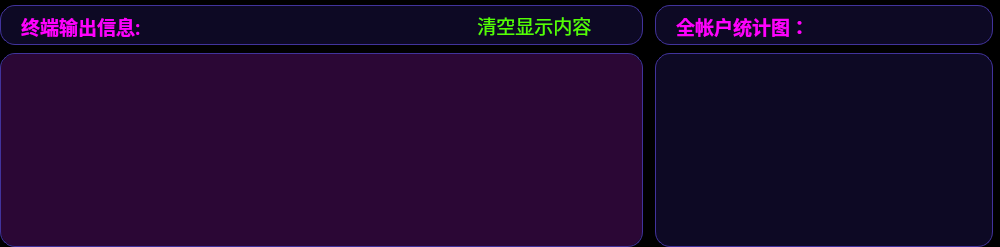
                     <widget class="QFrame" name="frame_2">
                      <property name="minimumSize">
                       <size>
                        <width>1000</width>
                        <height>0</height>
                       </size>
                      </property>
                      <property name="styleSheet">
                       <string notr="true">background-color: rgb(0, 0, 0);
border-radius: 20px;</string>
                      </property>
                      <property name="frameShape">
                       <enum>QFrame::StyledPanel</enum>
                      </property>
                      <property name="frameShadow">
                       <enum>QFrame::Raised</enum>
                      </property>
                      <property name="midLineWidth">
                       <number>-1</number>
                      </property>
                      <layout class="QHBoxLayout" name="horizontalLayout_11">
                       <property name="spacing">
                        <number>2</number>
                       </property>
                       <property name="leftMargin">
                        <number>0</number>
                       </property>
                       <property name="topMargin">
                        <number>5</number>
                       </property>
                       <property name="rightMargin">
                        <number>0</number>
                       </property>
                       <property name="bottomMargin">
                        <number>0</number>
                       </property>
                       <item>
                        <widget class="QFrame" name="frame_19">
                         <property name="sizePolicy">
                          <sizepolicy hsizetype="Expanding" vsizetype="Expanding">
                           <horstretch>0</horstretch>
                           <verstretch>0</verstretch>
                          </sizepolicy>
                         </property>
                         <property name="minimumSize">
                          <size>
                           <width>0</width>
                           <height>0</height>
                          </size>
                         </property>
                         <property name="styleSheet">
                          <string notr="true">background-color: rgb(0, 0, 0);</string>
                         </property>
                         <property name="frameShape">
                          <enum>QFrame::StyledPanel</enum>
                         </property>
                         <property name="frameShadow">
                          <enum>QFrame::Raised</enum>
                         </property>
                         <layout class="QVBoxLayout" name="verticalLayout_17">
                          <property name="spacing">
                           <number>8</number>
                          </property>
                          <property name="leftMargin">
                           <number>0</number>
                          </property>
                          <property name="topMargin">
                           <number>0</number>
                          </property>
                          <property name="rightMargin">
                           <number>5</number>
                          </property>
                          <property name="bottomMargin">
                           <number>0</number>
                          </property>
                          <item>
                           <widget class="QFrame" name="frame_21">
                            <property name="minimumSize">
                             <size>
                              <width>0</width>
                              <height>40</height>
                             </size>
                            </property>
                            <property name="maximumSize">
                             <size>
                              <width>16777215</width>
                              <height>40</height>
                             </size>
                            </property>
                            <property name="styleSheet">
                             <string notr="true">QFrame {
	background-color: rgb(13, 9, 36);
	border: 1px solid rgb(65, 51, 156);
	border-radius: 15px;
}
QFrame:hover {
	border: 2px solid rgb(255, 85, 0);
}</string>
                            </property>
                            <property name="frameShape">
                             <enum>QFrame::StyledPanel</enum>
                            </property>
                            <property name="frameShadow">
                             <enum>QFrame::Raised</enum>
                            </property>
                            <layout class="QHBoxLayout" name="horizontalLayout_10">
                             <property name="spacing">
                              <number>0</number>
                             </property>
                             <property name="leftMargin">
                              <number>20</number>
                             </property>
                             <property name="topMargin">
                              <number>0</number>
                             </property>
                             <property name="rightMargin">
                              <number>20</number>
                             </property>
                             <property name="bottomMargin">
                              <number>0</number>
                             </property>
                             <item alignment="Qt::AlignLeft">
                              <widget class="QLabel" name="label_23">
                               <property name="minimumSize">
                                <size>
                                 <width>0</width>
                                 <height>40</height>
                                </size>
                               </property>
                               <property name="maximumSize">
                                <size>
                                 <width>200</width>
                                 <height>16777215</height>
                                </size>
                               </property>
                               <property name="font">
                                <font>
                                 <family>等线</family>
                                 <pointsize>14</pointsize>
                                 <italic>false</italic>
                                 <bold>true</bold>
                                </font>
                               </property>
                               <property name="styleSheet">
                                <string notr="true">QFrame {
	background-color: rgba(30, 30, 40, 0);
	border: none;
	border-radius: 15px;
	color: rgb(255, 0, 255);
	font: 700 14pt &quot;等线&quot;;
}
</string>
                               </property>
                               <property name="text">
                                <string>终端输出信息:</string>
                               </property>
                               <property name="alignment">
                                <set>Qt::AlignLeading|Qt::AlignLeft|Qt::AlignVCenter</set>
                               </property>
                              </widget>
                             </item>
                             <item>
                              <widget class="QPushButton" name="Btn_cleartext">
                               <property name="minimumSize">
                                <size>
                                 <width>180</width>
                                 <height>30</height>
                                </size>
                               </property>
                               <property name="maximumSize">
                                <size>
                                 <width>180</width>
                                 <height>30</height>
                                </size>
                               </property>
                               <property name="font">
                                <font>
                                 <family>等线</family>
                                 <pointsize>14</pointsize>
                                 <italic>false</italic>
                                 <bold>false</bold>
                                </font>
                               </property>
                               <property name="styleSheet">
                                <string notr="true">QPushButton {
	border: none;
	background-color: rgba(40, 40, 70, 0);
	color: rgb(85, 255, 0);
	
	font: 14pt &quot;等线&quot;;
	border-radius: 13px;
}

QPushButton:hover {
	border-left: 3px solid rgb(255, 85, 0);
	border-right: 3px solid rgb(255, 85, 0);
}

QPushButton:pressed {
	background-color: rgb(25, 25, 25);
}</string>
                               </property>
                               <property name="text">
                                <string> 清空显示内容</string>
                               </property>
                               <property name="icon">
                                <iconset resource="resource.qrc">
                                 <normaloff>:/图标/icons/清屏.svg</normaloff>:/图标/icons/清屏.svg</iconset>
                               </property>
                               <property name="iconSize">
                                <size>
                                 <width>30</width>
                                 <height>30</height>
                                </size>
                               </property>
                              </widget>
                             </item>
                            </layout>
                           </widget>
                          </item>
                          <item>
                           <widget class="QFrame" name="frame_22">
                            <property name="styleSheet">
                             <string notr="true">QFrame {
	background-color: rgb(13, 9, 36);
	border-radius: 15px;
	border: 1px solid rgb(65, 51, 156);
}
QFrame:hover {
	border: 2px solid rgb(255, 85, 0);
}</string>
                            </property>
                            <property name="frameShape">
                             <enum>QFrame::StyledPanel</enum>
                            </property>
                            <property name="frameShadow">
                             <enum>QFrame::Raised</enum>
                            </property>
                            <layout class="QHBoxLayout" name="horizontalLayout_12">
                             <property name="spacing">
                              <number>0</number>
                             </property>
                             <property name="leftMargin">
                              <number>0</number>
                             </property>
                             <property name="topMargin">
                              <number>0</number>
                             </property>
                             <property name="rightMargin">
                              <number>0</number>
                             </property>
                             <property name="bottomMargin">
                              <number>0</number>
                             </property>
                             <item>
                              <widget class="QTextBrowser" name="textBrowser_terminal">
                               <property name="styleSheet">
                                <string notr="true">QTextBrowser{
background-color: rgba(170, 0, 120, 50);
color: rgb(255, 255, 255);
border-radius: 15px;
font: 12pt &quot;等线&quot;;
/*padding-left: 20px;
padding-right: 20px;*/
padding: 5px 5px 5px 20px;
border: none;
}
QScrollBar:horizontal {
    border: none;
    background: rgb(52, 59, 72);
    height: 8px;
    margin: 0px 20px 0 20px;
	border-radius: 3px;
}
QScrollBar::handle:horizontal {
    background:rgba(249, 83, 255, 170);
    min-width: 30px;
	border-radius: 3px
}
/*
滑块悬浮，按下*/
QScrollBar::handle:hover:horizontal,QScrollBar::handle:pressed:horizontal{
background:rgb(150, 0, 150);
}
QScrollBar::add-line:horizontal {
    border: none;
    background: rgb(55, 63, 77);
    width: 20px;
	border-top-right-radius: 3px;
    border-bottom-right-radius: 3px;
    subcontrol-position: right;
    subcontrol-origin: margin;
}
QScrollBar::sub-line:horizontal {
    border: none;
    background: rgb(55, 63, 77);
    width: 20px;
	border-top-left-radius: 3px;
    border-bottom-left-radius: 3px;
    subcontrol-position: left;
    subcontrol-origin: margin;
}
QScrollBar::up-arrow:horizontal, QScrollBar::down-arrow:horizontal
{
     background: none;
}
QScrollBar::add-page:horizontal, QScrollBar::sub-page:horizontal
{
     background: none;
}
 QScrollBar:vertical {
	border: none;
    background: rgb(52, 59, 72);
    width: 8px;
    margin: 20px 0 20px 0;
	border-radius: 3px;
 }
 QScrollBar::handle:vertical {	
	background:rgba(249, 83, 255, 170);
    min-height: 30px;
	border-radius: 3px
 }
/*
滑块悬浮，按下*/
QScrollBar::handle:hover:vertical,QScrollBar::handle:pressed:vertical{
background:rgb(150, 0, 150);
}
 QScrollBar::add-line:vertical {
     border: none;
    background: rgb(55, 63, 77);
     height: 20px;
	border-bottom-left-radius: 3px;
    border-bottom-right-radius: 3px;
     subcontrol-position: bottom;
     subcontrol-origin: margin;
 }
 QScrollBar::sub-line:vertical {
	border: none;
    background: rgb(55, 63, 77);
     height: 20px;
	border-top-left-radius: 3px;
    border-top-right-radius: 3px;
     subcontrol-position: top;
     subcontrol-origin: margin;
 }
 QScrollBar::up-arrow:vertical, QScrollBar::down-arrow:vertical {
     background: none;
 }

 QScrollBar::add-page:vertical, QScrollBar::sub-page:vertical {
     background: none;
 }
</string>
                               </property>
                              </widget>
                             </item>
                            </layout>
                           </widget>
                          </item>
                         </layout>
                        </widget>
                       </item>
                       <item>
                        <widget class="QFrame" name="frame_20">
                         <property name="sizePolicy">
                          <sizepolicy hsizetype="Preferred" vsizetype="Expanding">
                           <horstretch>0</horstretch>
                           <verstretch>0</verstretch>
                          </sizepolicy>
                         </property>
                         <property name="minimumSize">
                          <size>
                           <width>350</width>
                           <height>0</height>
                          </size>
                         </property>
                         <property name="maximumSize">
                          <size>
                           <width>350</width>
                           <height>16777215</height>
                          </size>
                         </property>
                         <property name="styleSheet">
                          <string notr="true">background-color: rgb(0, 0, 0);</string>
                         </property>
                         <property name="frameShape">
                          <enum>QFrame::StyledPanel</enum>
                         </property>
                         <property name="frameShadow">
                          <enum>QFrame::Raised</enum>
                         </property>
                         <layout class="QVBoxLayout" name="verticalLayout_5">
                          <property name="spacing">
                           <number>8</number>
                          </property>
                          <property name="leftMargin">
                           <number>5</number>
                          </property>
                          <property name="topMargin">
                           <number>0</number>
                          </property>
                          <property name="rightMargin">
                           <number>7</number>
                          </property>
                          <property name="bottomMargin">
                           <number>0</number>
                          </property>
                          <item>
                           <widget class="QFrame" name="frame_11">
                            <property name="minimumSize">
                             <size>
                              <width>300</width>
                              <height>40</height>
                             </size>
                            </property>
                            <property name="maximumSize">
                             <size>
                              <width>16777215</width>
                              <height>40</height>
                             </size>
                            </property>
                            <property name="styleSheet">
                             <string notr="true">QFrame {
	background-color: rgb(13, 9, 36);
	border: 1px solid rgb(65, 51, 156);
	border-radius: 15px;
}
QFrame:hover {
	border: 2px solid rgb(255, 85, 0);
}</string>
                            </property>
                            <property name="frameShape">
                             <enum>QFrame::StyledPanel</enum>
                            </property>
                            <property name="frameShadow">
                             <enum>QFrame::Raised</enum>
                            </property>
                            <layout class="QHBoxLayout" name="horizontalLayout_4">
                             <property name="spacing">
                              <number>0</number>
                             </property>
                             <property name="leftMargin">
                              <number>20</number>
                             </property>
                             <property name="topMargin">
                              <number>0</number>
                             </property>
                             <property name="rightMargin">
                              <number>0</number>
                             </property>
                             <property name="bottomMargin">
                              <number>0</number>
                             </property>
                             <item>
                              <widget class="QLabel" name="label_24">
                               <property name="minimumSize">
                                <size>
                                 <width>0</width>
                                 <height>40</height>
                                </size>
                               </property>
                               <property name="maximumSize">
                                <size>
                                 <width>150</width>
                                 <height>16777215</height>
                                </size>
                               </property>
                               <property name="font">
                                <font>
                                 <family>等线</family>
                                 <pointsize>14</pointsize>
                                 <italic>false</italic>
                                 <bold>true</bold>
                                </font>
                               </property>
                               <property name="styleSheet">
                                <string notr="true">QFrame {
	background-color: rgba(30, 30, 40, 0);
	border: none;
	border-radius: 15px;
	color: rgb(255, 0, 255);
	font: 700 14pt &quot;等线&quot;;
}
</string>
                               </property>
                               <property name="text">
                                <string>全帐户统计图：</string>
                               </property>
                               <property name="alignment">
                                <set>Qt::AlignLeading|Qt::AlignLeft|Qt::AlignVCenter</set>
                               </property>
                              </widget>
                             </item>
                             <item>
                              <spacer name="horizontalSpacer_11">
                               <property name="orientation">
                                <enum>Qt::Horizontal</enum>
                               </property>
                               <property name="sizeHint" stdset="0">
                                <size>
                                 <width>40</width>
                                 <height>20</height>
                                </size>
                               </property>
                              </spacer>
                             </item>
                            </layout>
                           </widget>
                          </item>
                          <item>
                           <widget class="QFrame" name="frame_12">
                            <property name="styleSheet">
                             <string notr="true">QFrame {
	background-color: rgb(13, 9, 36);
	border-radius: 15px;
	border: 1px solid rgb(65, 51, 156);
}

QFrame:hover {
	border: 2px solid rgb(255, 85, 0);
}</string>
                            </property>
                            <property name="frameShape">
                             <enum>QFrame::StyledPanel</enum>
                            </property>
                            <property name="frameShadow">
                             <enum>QFrame::Raised</enum>
                            </property>
                            <layout class="QVBoxLayout" name="verticalLayout_18">
                             <property name="spacing">
                              <number>0</number>
                             </property>
                             <property name="leftMargin">
                              <number>0</number>
                             </property>
                             <property name="topMargin">
                              <number>0</number>
                             </property>
                             <property name="rightMargin">
                              <number>0</number>
                             </property>
                             <property name="bottomMargin">
                              <number>0</number>
                             </property>
                             <item>
                              <widget class="QFrame" name="frame_30">
                               <property name="styleSheet">
                                <string notr="true">QFrame {
	background-color: transparent;
	
	border: none;
}

QFrame:hover {
	border: none;
}</string>
                               </property>
                               <property name="frameShape">
                                <enum>QFrame::StyledPanel</enum>
                               </property>
                               <property name="frameShadow">
                                <enum>QFrame::Raised</enum>
                               </property>
                               <layout class="QHBoxLayout" name="horizontalLayout_16">
                                <property name="spacing">
                                 <number>0</number>
                                </property>
                                <property name="leftMargin">
                                 <number>0</number>
                                </property>
                                <property name="topMargin">
                                 <number>0</number>
                                </property>
                                <property name="rightMargin">
                                 <number>0</number>
                                </property>
                                <property name="bottomMargin">
                                 <number>0</number>
                                </property>
                                <item>
                                 <layout class="QVBoxLayout" name="pieCard">
                                  <property name="spacing">
                                   <number>6</number>
                                  </property>
                                  <property name="sizeConstraint">
                                   <enum>QLayout::SetMaximumSize</enum>
                                  </property>
                                 </layout>
                                </item>
                               </layout>
                              </widget>
                             </item>
                            </layout>
                           </widget>
                          </item>
                         </layout>
                        </widget>
                       </item>
                      </layout>
                     </widget>
